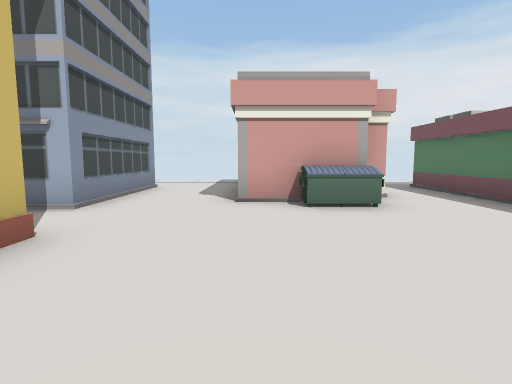
view 1 (above)

16 first-person views from a walk through a 3-D level made in the Unity game engine. The camera is 1.5 m above the floor, tilts 6° down and sees 80° across. The floor is counted in squares, 2 m on a side. Each view is taken from the middle of a square. On the plan, view 1 faces up. The plan holds only what a view shows up to about 10 squares ahead; the rest is blank. The place goes on beyond the plan. The player is left out. Some surface patterns are stand-ins.

view 2
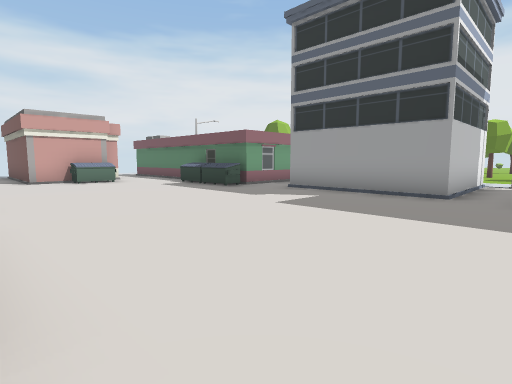

view 3
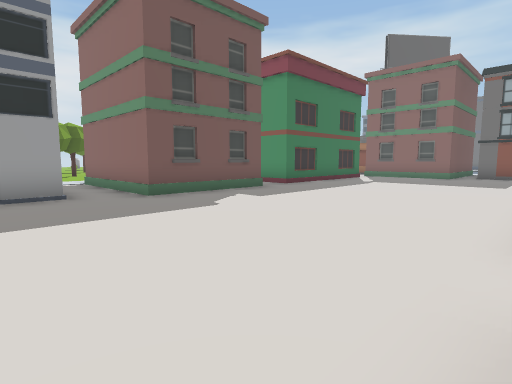

view 4
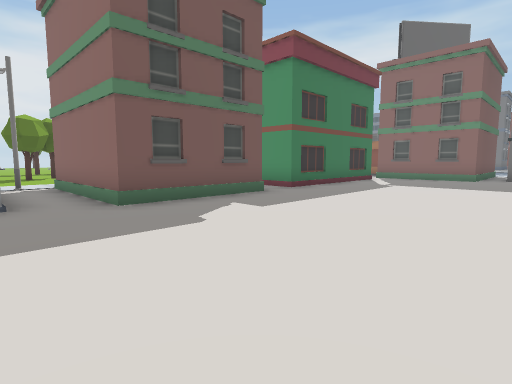

view 5
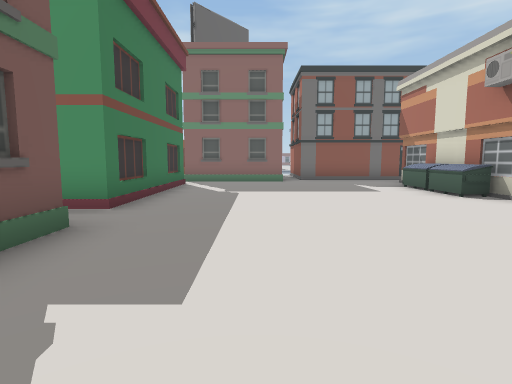

view 6
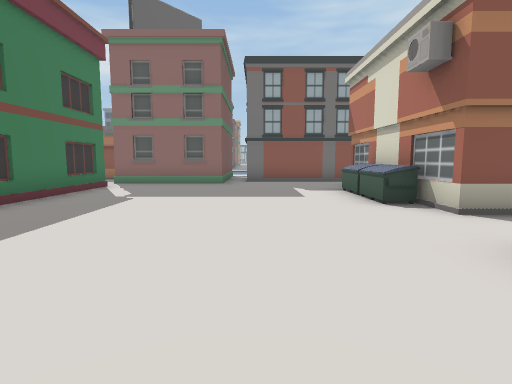

view 7
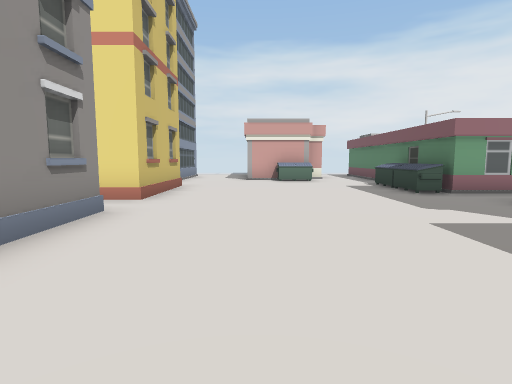

view 8
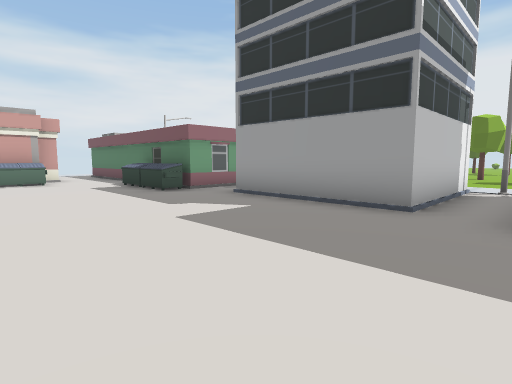

view 9
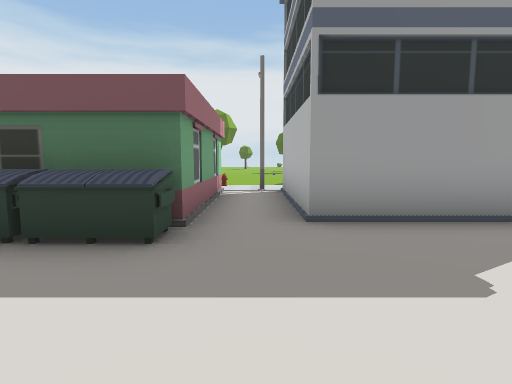

view 10
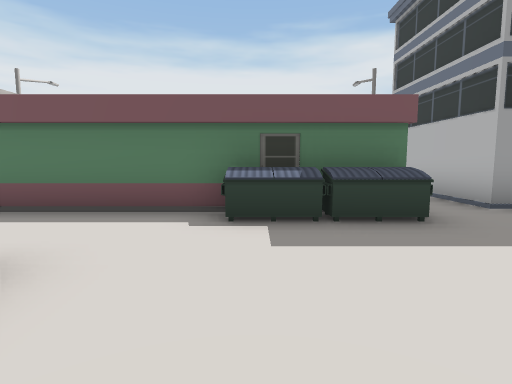

view 11
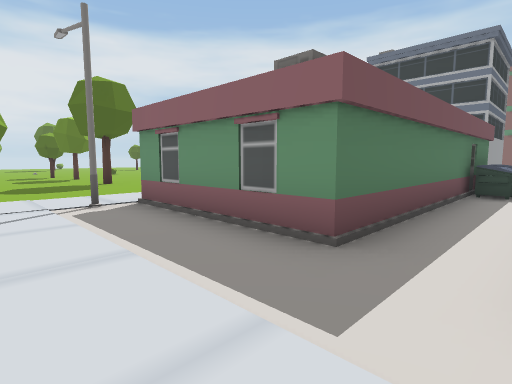

view 12
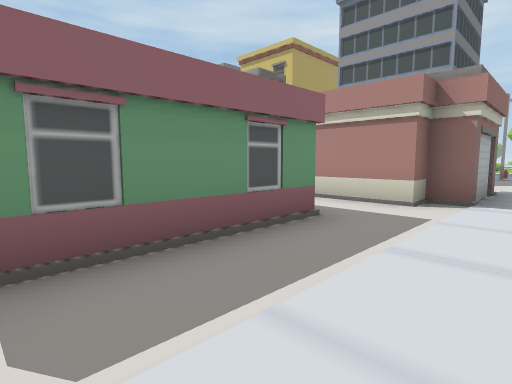

view 13
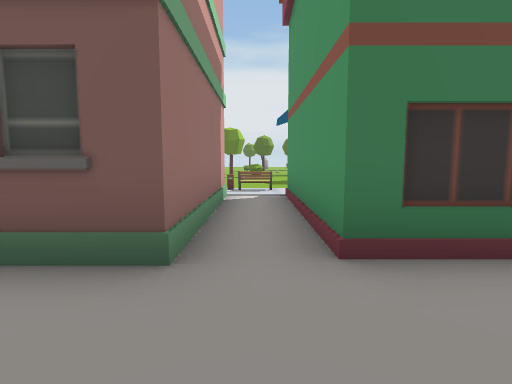

view 14
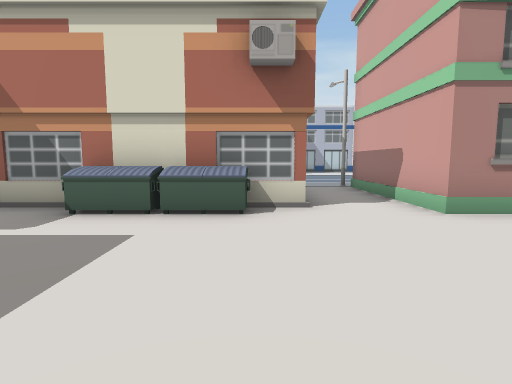

view 15
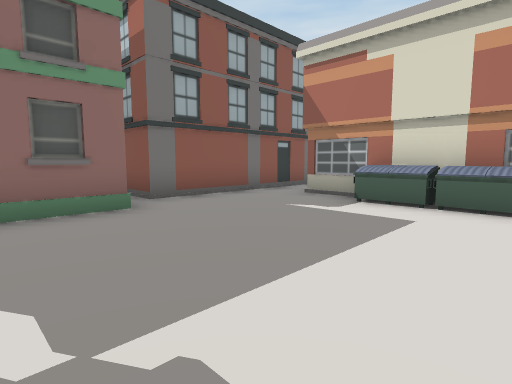

view 16
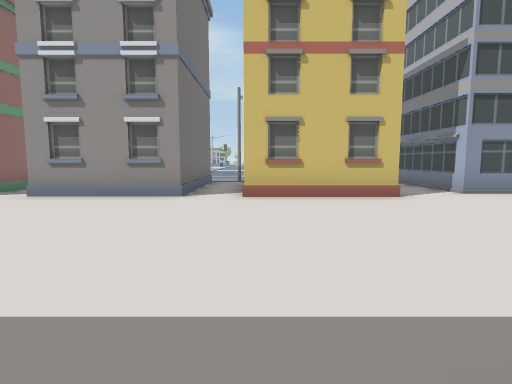

### Floor plan
Key: @ floor where view 1 was taken; # wall or solid block; . floor; B building; U dumpster; S streetlight.
Columns run from 7 left of view 1 to 8 right of it. Each row starts with its distance up from view 1.
 11           .    .
 10     ...B##......
  9     ...  #.....S
  8     B..  #..####
  7     #..  #..#
  6     #..###..#
  5  ####...UU..#
  4   ..........#
  3      ......U#
  2      #.....U#
  1     ##.....U###B
  0     #..@.......S
 -1  ...........####
 -2  ####.......#
 -3      .......#
 -4      B......###B
 -5     ...........S
 -6    ##......#####
 -7      B.....B
 -8      ......#
 -9  ####......#####
-10 S...............
-11  ...........###B
-12     #.......
-13     #U......
-14     #U......
-15     #.......
-16     #.......
-17     ....#B##

Positions as (right, up) in squares from view 1, and headings:
1: (0, 0), facing up
2: (-2, -6), facing up-right
3: (-2, -3), facing down-right
4: (-1, -4), facing down-right
5: (2, -6), facing down
6: (0, -7), facing down
7: (0, -6), facing up
8: (0, -6), facing up-right
9: (1, 0), facing right
10: (0, 3), facing right
11: (3, 11), facing down-right
12: (8, 11), facing down-left
13: (2, -10), facing right
14: (2, -12), facing left
15: (3, -12), facing down-left
16: (4, 0), facing left
